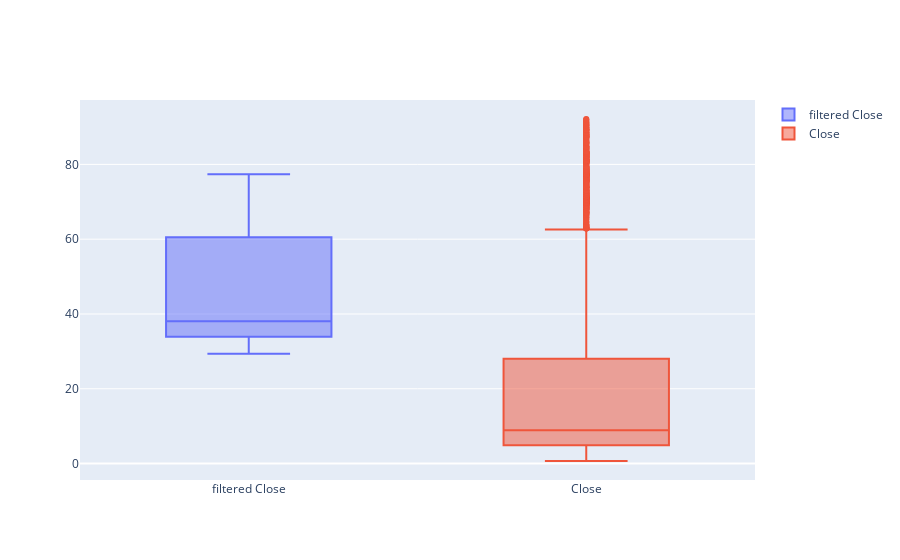

Notebook code for this chart:
### Code cell
import plotly.graph_objects as px
import numpy as np


# creating random data through randomint
# function of numpy.random
np.random.seed(42)

random_x1= np.random.randint(1,101,100)
random_x2= np.random.randint(1,101,100)

x = ['A', 'B', 'C', 'D']

#change figure size of plotly chart

plot = px.Figure()

plot.add_trace(px.Box(y=a_df['filtered'].values,name="filtered Close"))
plot.add_trace(px.Box(y=a['Close'].values,name="Close"))

plot.show()

### Figure 1 — Plotly figure (JSON) as saved in the notebook; plotly's stock layout.template omitted (floating-point values rounded to 4 significant figures; data arrays with more than 128 entries replaced by an {"elided": "..."} marker saying what was removed)
{"data": [{"name": "filtered Close", "type": "box", "y": {"elided": "2778 float values"}}, {"name": "Close", "type": "box", "y": {"elided": "11273 float values"}}], "layout": {}}
